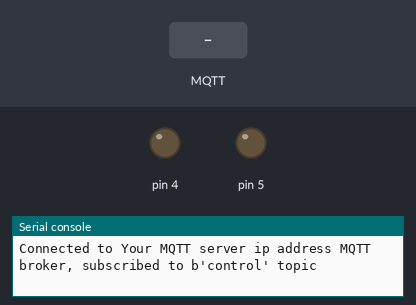
Bench run of a program on a simulated MicroPython board. On the bench: output pins drawn as LEDs (lit = HIGH), the last lines printed to the serial console. The inputs (shaded band) are chosen by the test bench. WiFi joins after 1.5 s; no MQTT or app messages arrive unless stated.

Above: at 2.8 s.
2.9 s: MQTT message "off" arrives on the first subscribed topic
At 4.7 s:
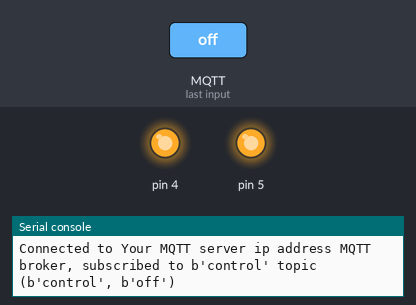
5.1 s: MQTT message "on" arrives on the first subscribed topic
At 6.4 s:
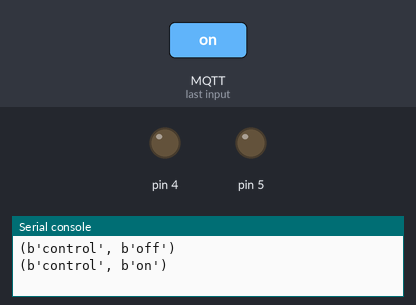
Timing chart, 0 to 8.1 s (numbered marks = the images above; inputs shaded):
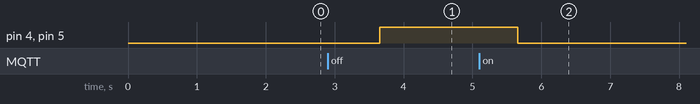

Measured:
- after the input at 2.9 s, pin 4, pin 5: LOW → HIGH after 0.75 s
- after the input at 5.1 s, pin 4, pin 5: HIGH → LOW after 0.56 s

The program:

mqtt_relays.py
```python
from machine import Pin
from umqtt.simple import MQTTClient
import time
import ubinascii
import machine
import network
import esp
esp.osdebug(None)

WIFI_SSID = 'Your network name'
WIFI_PASSWORD = 'Your network password'
MQTT_SERVER = 'Your MQTT server ip address' # e.g.: '192.168.1.10'

RELAY1_PIN = 4
RELAY2_PIN = 5

client_id = ubinascii.hexlify(machine.unique_id())
TOPIC_SUB = b'control'
TOPIC_PUB = b'notification'

# Flag used to identify that a new message has been received
trigger_notification = False
message = ''


# Basic functions to handle the MQTT protocol

def sub_cb(topic, msg):
    """Callback triggered when new message on the subscribed topic arrives"""
    global trigger_notification
    global message
    print((topic, msg))
    message = str(msg, "utf-8")
    trigger_notification = True

def connect_and_subscribe():
    """Connect to the MQTT server and subscribe to TOPIC_SUB"""
    mqtt_client = MQTTClient(client_id, MQTT_SERVER, keepalive=30)
    mqtt_client.set_callback(sub_cb)
    mqtt_client.connect()
    mqtt_client.subscribe(TOPIC_SUB)
    print('Connected to %s MQTT broker, subscribed to %s topic' % (MQTT_SERVER, TOPIC_SUB))
    return mqtt_client

def restart_and_reconnect():
    """Sleep 10 seconds and restart the board. To be called in case of errors"""
    print('Failed to connect to MQTT broker. Reconnecting...')
    time.sleep(10)
    machine.reset()


# Class to handle the relay
class Relay():
    def __init__(self, pin):
        self._relay = Pin(pin, Pin.OUT)

    def setOn(self):
        self._relay.value(0)

    def setOff(self):
        self._relay.value(1)

# Initialize the relays
relay1 = Relay(RELAY1_PIN)
relay2 = Relay(RELAY2_PIN)

# Connect to WiFi
station = network.WLAN(network.STA_IF)
station.active(True)
station.connect(WIFI_SSID, WIFI_PASSWORD)

while station.isconnected() is False:
    pass


# Connect to the MQTT server
try:
    client = connect_and_subscribe()
except OSError as e:
    restart_and_reconnect()


# Keep listening for new messages
while True:
    try:
        client.check_msg()
        if trigger_notification is True:
            if message == 'on':
                relay1.setOn()
                relay2.setOn()
                client.publish(TOPIC_PUB, 'Relays are ' + message)
            elif message == 'off':
                relay1.setOff()
                relay2.setOff()
                client.publish(TOPIC_PUB, 'Relays are ' + message)
            else:
                print('Insert \'on\' or \'off\'')
            trigger_notification = False
        time.sleep(1)
    except OSError as e:
        print('An error occurred: ' + str(e))
```
